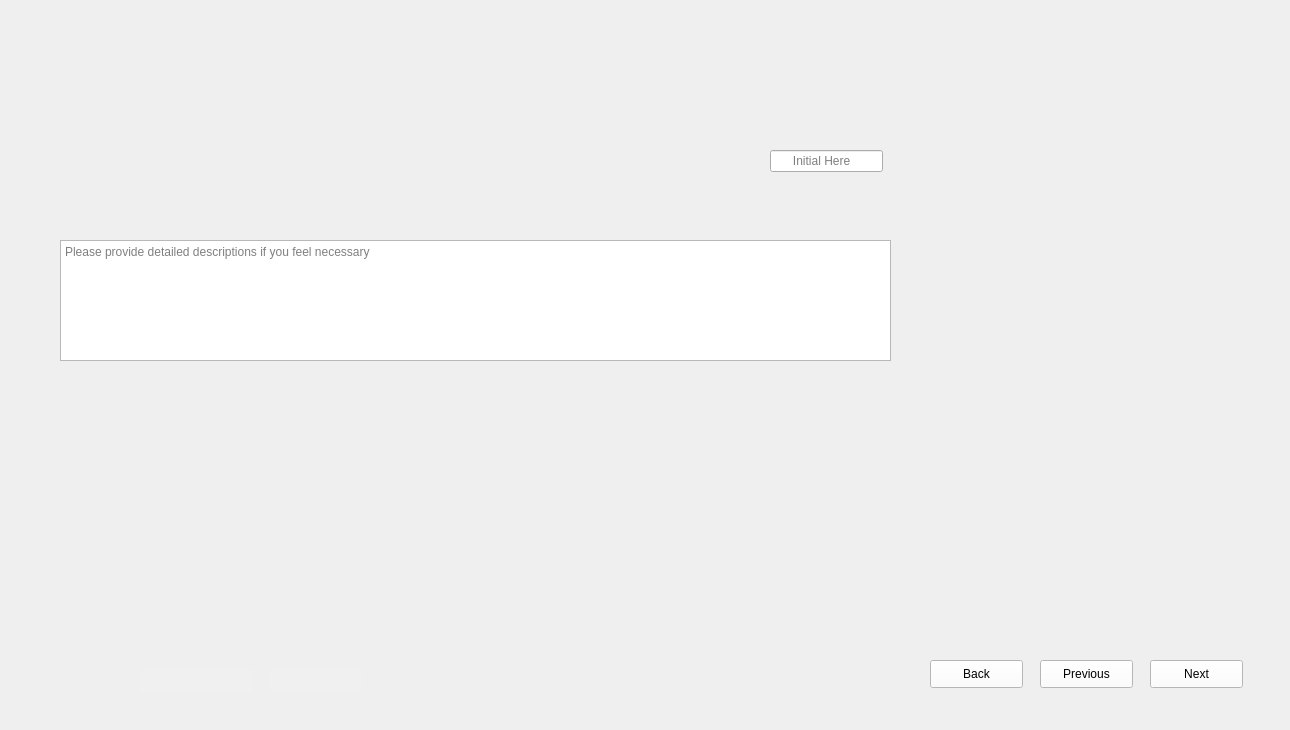
<?xml version="1.0" encoding="UTF-8"?>
<ui version="4.0">
 <class>Form</class>
 <widget class="QWidget" name="Form">
  <property name="geometry">
   <rect>
    <x>0</x>
    <y>0</y>
    <width>1290</width>
    <height>730</height>
   </rect>
  </property>
  <property name="windowTitle">
   <string>Form</string>
  </property>
  <widget class="QLabel" name="label">
   <property name="geometry">
    <rect>
     <x>0</x>
     <y>0</y>
     <width>1290</width>
     <height>730</height>
    </rect>
   </property>
   <property name="styleSheet">
    <string notr="true">background-image: url(:/images/images/Dice Framing Piezo_2.png);</string>
   </property>
   <property name="text">
    <string/>
   </property>
  </widget>
  <widget class="QLineEdit" name="lineEdit_Data">
   <property name="geometry">
    <rect>
     <x>770</x>
     <y>150</y>
     <width>113</width>
     <height>22</height>
    </rect>
   </property>
   <property name="placeholderText">
    <string>      Initial Here</string>
   </property>
  </widget>
  <widget class="QTextEdit" name="textEdit_Comments">
   <property name="geometry">
    <rect>
     <x>60</x>
     <y>240</y>
     <width>831</width>
     <height>121</height>
    </rect>
   </property>
   <property name="placeholderText">
    <string>Please provide detailed descriptions if you feel necessary</string>
   </property>
  </widget>
  <widget class="QLineEdit" name="lineEdit_Dates">
   <property name="geometry">
    <rect>
     <x>140</x>
     <y>670</y>
     <width>113</width>
     <height>22</height>
    </rect>
   </property>
   <property name="styleSheet">
    <string notr="true">QLineEdit{
background-color: rgb(240, 240, 240);
border: none;
}</string>
   </property>
  </widget>
  <widget class="QLineEdit" name="lineEdit_Steps">
   <property name="geometry">
    <rect>
     <x>270</x>
     <y>670</y>
     <width>91</width>
     <height>22</height>
    </rect>
   </property>
   <property name="styleSheet">
    <string notr="true">QLineEdit{
background-color: rgb(240, 240, 240);
border: none;
}</string>
   </property>
  </widget>
  <widget class="QPushButton" name="pushButton_Next">
   <property name="geometry">
    <rect>
     <x>1150</x>
     <y>660</y>
     <width>93</width>
     <height>28</height>
    </rect>
   </property>
   <property name="styleSheet">
    <string notr="true">QPushButton{
background-color: rgb(255, 255, 255);
height: 35px;
}
QPushButton::hover{
background-color: rgb(0, 0, 255);
}
QPushButton:pressed{
padding-top:7px;
padding-top:7px;
}</string>
   </property>
   <property name="text">
    <string>Next</string>
   </property>
  </widget>
  <widget class="QPushButton" name="pushButton_Previous">
   <property name="geometry">
    <rect>
     <x>1040</x>
     <y>660</y>
     <width>93</width>
     <height>28</height>
    </rect>
   </property>
   <property name="styleSheet">
    <string notr="true">QPushButton{
background-color: rgb(255, 255, 255);
height: 35px;
}
QPushButton::hover{
background-color: rgb(0, 0, 255);
}
QPushButton:pressed{
padding-top:7px;
padding-top:7px;
}</string>
   </property>
   <property name="text">
    <string>Previous</string>
   </property>
  </widget>
  <widget class="QPushButton" name="pushButton_Back">
   <property name="geometry">
    <rect>
     <x>930</x>
     <y>660</y>
     <width>93</width>
     <height>28</height>
    </rect>
   </property>
   <property name="styleSheet">
    <string notr="true">QPushButton{
background-color: rgb(255, 255, 255);
height: 35px;
}
QPushButton::hover{
background-color: rgb(0, 0, 255);
}
QPushButton:pressed{
padding-top:7px;
padding-top:7px;
}</string>
   </property>
   <property name="text">
    <string>Back</string>
   </property>
  </widget>
 </widget>
 <resources>
  <include location="D:/ECED4901SYPIIFiles/SNYProject/UI_design/LoginUI_Design/resource.qrc"/>
 </resources>
 <connections/>
</ui>
